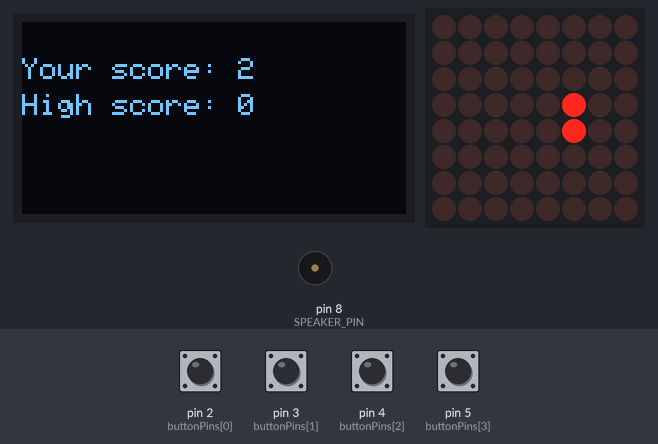
A sketch run on a simulated Arduino Uno, built with avr-gcc and run on an emulated ATmega328P. On the bench: 128×64 one-colour display, 8×8 LED matrix, buzzer (waves = sounding). The test bench sets the inputs (shaded band); at power-on: pin 2 (buttonPins[0]), pin 3 (buttonPins[1]), pin 4 (buttonPins[2]), pin 5 (buttonPins[3]) HIGH. Random numbers use the default seed unless the sketch sets one.

Above: at 1.2 s.
1.3 s: pin 2 (buttonPins[0]) pulled LOW for 0.15 s
At 1.76 s:
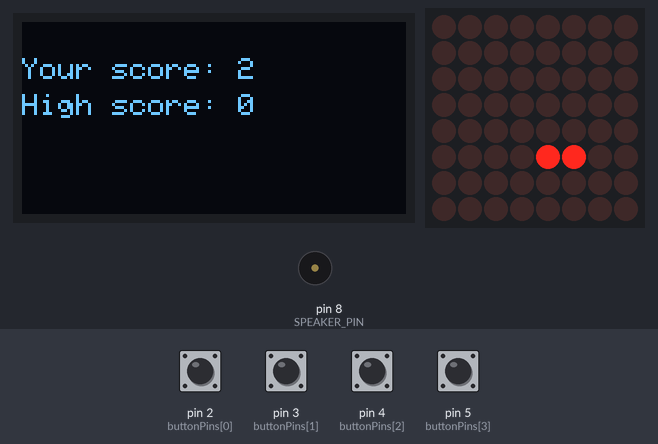
2.0 s: pin 4 (buttonPins[2]) pulled LOW for 0.15 s
At 2.21 s:
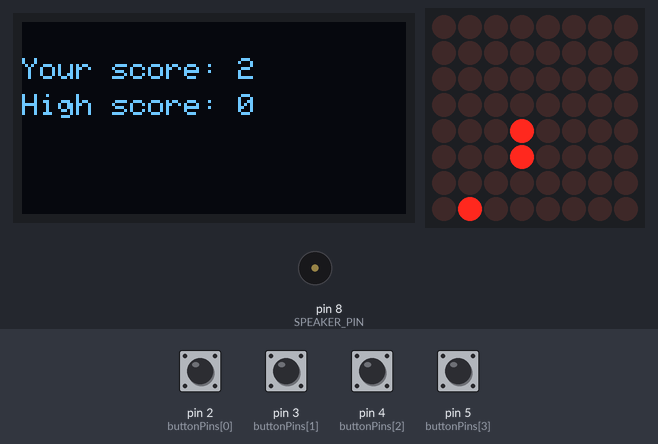
2.7 s: pin 3 (buttonPins[1]) pulled LOW for 0.15 s
At 2.81 s:
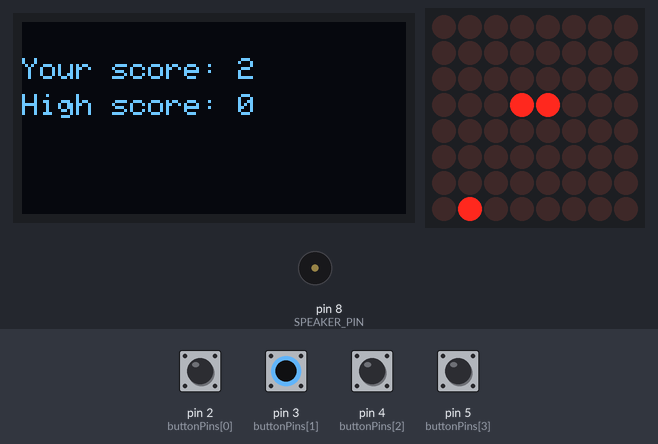
3.4 s: pin 5 (buttonPins[3]) pulled LOW for 0.15 s
At 3.72 s:
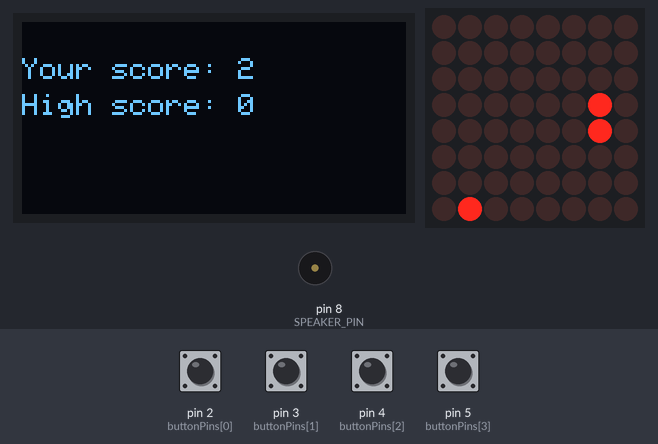
4.1 s: pin 2 (buttonPins[0]) pulled LOW for 1 s
At 4.47 s:
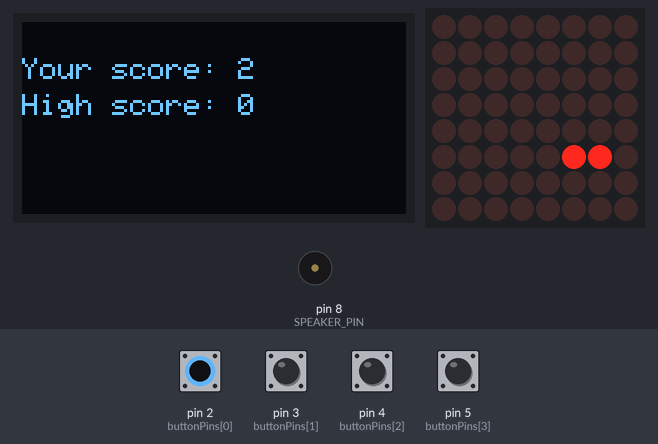
5.7 s: pin 4 (buttonPins[2]) pulled LOW for 1 s
At 7.21 s:
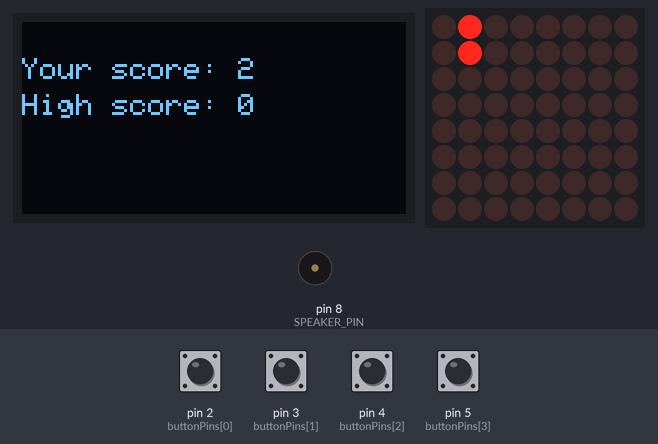
Timing chart, 0 to 9.6 s (numbered marks = the images above; inputs shaded):
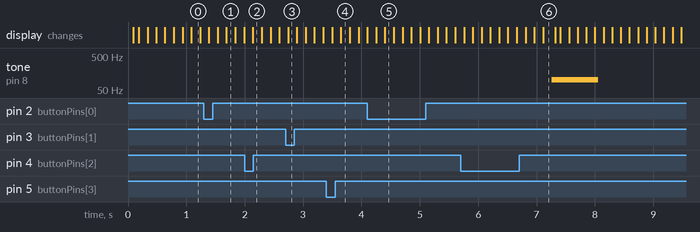

The sketch:

BTL.ino
```cpp
#include <LedControl.h>
#include <Wire.h>
#include <Adafruit_GFX.h>
#include <Adafruit_SSD1306.h>

#define MAP_SIZE 8
#define MAX_SCORE 24
#define EAT 0
#define DIE 1
#define WIN 2
#define SPEAKER_PIN 8
#define ROW_HEIGHT 12
#define INIT_UPDATE_RATE 5
#define DELAY 1500

float updateRate;
int highScore = 0;
const int buttonPins[] = {2, 3, 4, 5};
bool gameOver;
bool isAppleDisplayed;
bool isDisplayChanged;
byte gameMap[MAP_SIZE]; // The 8 rows of the LED Matrix

#define OLED_ADDR   0x3C
Adafruit_SSD1306 display(128, 64, &Wire, -1);


const int DIN = 13;
const int CS = 11;
const int CLK = 10;
LedControl lc = LedControl(DIN, CLK, CS, 1);

// Variables To Handle The Game Time
float oldTime, timer;

struct Point {
  int rPos; // The row of the point
  int cPos; // The column of the point

  bool equals(Point p) {
    return rPos == p.rPos && cPos == p.cPos;
  }

  Point add(int dr, int dc) {
    int newRPos = (rPos + dr) % MAP_SIZE;
    int newCPos = (cPos + dc) % MAP_SIZE;
    if(newRPos < 0) newRPos += MAP_SIZE;
    if(newCPos < 0) newCPos += MAP_SIZE;
    return {newRPos, newCPos};
  }
};
Point apple;

Point genApple();

void emitSound(int condition) {
  switch(condition){
    case EAT:
      tone(8, 100, 800);
      break;
    case DIE:
      tone(8, 150, 1500);
      break;
    case WIN:
      tone(8, 500, 3000);
      break;
  }
}

struct Snake {
  Point body[MAX_SCORE]; // An array that contains the coordinates of the the snake's body
  int len;         // The length of the snake
  int dir[2];      // A direction to move the snake along

  Point getHead() {
    return body[len - 1];
  }

  void move() {
    Point newHead = getHead().add(dir[0], dir[1]);

    // Check if the Snake hits itself
    for(int i = 0; i < len; i++) {
      if(body[i].equals(newHead)) {
        emitSound(DIE);
        gameOver = true;
        isDisplayChanged = true;
        return;
      }
    }

    // Check if The snake ate the apple
    if(newHead.equals(apple)) {
      emitSound(EAT);
      len += 1;
      if(len > highScore) {
        highScore = len;
      }
      apple = genApple();
      updateRate += 0.1;
      isDisplayChanged = true;
    } else {
      // Shift the body forward
      for(int i = 1; i < len; i++)
        body[i - 1] = body[i];
    }

    // Append the new head to the body
    body[len - 1] = newHead;
  }
};
Snake snake;

void initGame() {
  display.clearDisplay();
  snake = {{{0, 5}, {1, 5}}, 2, {1, 0}}; // Initialize a snake object
  apple = genApple(); // Initialize an apple object
  oldTime = millis();
  timer = 0;
  updateRate = INIT_UPDATE_RATE;
  isAppleDisplayed = true;
  isDisplayChanged = true;
  gameOver = false;
}

void setup() {
  display.begin(SSD1306_SWITCHCAPVCC, OLED_ADDR);
  display.setTextColor(WHITE);
  display.setTextSize(1);

  pinMode(SPEAKER_PIN, OUTPUT);
  lc.shutdown(0, false);
  /* Set the brightness to a medium values */
  lc.setIntensity(0, 8);
  /* and clear the display */
  lc.clearDisplay(0);

  for(int i = 0; i < 4; i++){
    pinMode(buttonPins[i], INPUT_PULLUP);
  }
  initGame();
}

void printDisplay(int row, const char* message) {
  display.setCursor(0, row * ROW_HEIGHT);
  display.print(message);
  display.display();
}

Point genApple() {
  Point newPoint;
  while(true) {
    newPoint = {(int)random(0, MAP_SIZE), (int)random(0, MAP_SIZE)};
    bool collide = false;
    for(int i = 0; i < snake.len; i++){
      if(newPoint.equals(snake.body[i])) {
        collide = true;
        break;
      }
    }
    if (!collide) break;
  }
  return newPoint;
}

void displayGameState() {
  if (isDisplayChanged) {
    display.clearDisplay();
    int score = snake.len;
    if (score < MAX_SCORE) {
      printDisplay(1, ("Your score: " + String(score)).c_str());
      printDisplay(2, ("High score: " + String(highScore)).c_str());
    } else {
      emitSound(WIN);
      printDisplay(1, "You win!");
    }
    isDisplayChanged = false;
  }
}

bool isClicked() {
  return digitalRead(buttonPins[0]) == LOW ||
    digitalRead(buttonPins[1]) == LOW ||
    digitalRead(buttonPins[2]) == LOW ||
    digitalRead(buttonPins[3]) == LOW;
}

void readInstruction() {
  if(digitalRead(buttonPins[0]) == LOW && snake.dir[1] == 0){
    snake.dir[0] = 0;
    snake.dir[1] = -1;
  } else if(digitalRead(buttonPins[1]) == LOW && snake.dir[1] == 0){
    snake.dir[0] = 0;
    snake.dir[1] = 1;
  } else if(digitalRead(buttonPins[2]) == LOW && snake.dir[0] == 0){
    snake.dir[0] = -1;
    snake.dir[1] = 0;
  } else if(digitalRead(buttonPins[3]) == LOW && snake.dir[0] == 0){
    snake.dir[0] = 1;
    snake.dir[1] = 0;
  }
}

void Update() {
  float currentTime = millis();
  float dt = currentTime - oldTime;
  oldTime = currentTime;
  timer += dt;
  if(timer < DELAY / (2 * updateRate) && !isAppleDisplayed) {
    isAppleDisplayed = true;
  }
  if(timer > DELAY / (2 * updateRate) && isAppleDisplayed) {
    isAppleDisplayed = false;
  }
  if(timer > DELAY / updateRate){
    timer = 0;
    snake.move();
  }
}

void Render() {
  for(int i = 0; i < MAP_SIZE; i++)
    gameMap[i] = 0;

  for(int i = 0; i < snake.len; i++)
    gameMap[snake.body[i].rPos] |= 128 >> snake.body[i].cPos;

  if(isAppleDisplayed)
    gameMap[apple.rPos] |= 128 >> apple.cPos;

  for(int i = 0; i < MAP_SIZE; i++)
    lc.setRow(0, i, gameMap[i]);
}

void loop() {
  if(gameOver) {
    printDisplay(1, ("Your Score: " + String(snake.len)).c_str());
    printDisplay(2, ("High Score: " + String(highScore)).c_str());
    printDisplay(3, "Press any button...");
    if(isClicked())
      initGame();
  } else {
    readInstruction();
    Update();
    Render();
    displayGameState();
  }
}
```

Measured:
- after the input at 5.7 s, tone on pin 8 (SPEAKER_PIN): silent → 100 Hz after 1.6 s, → silent 0.80 s later
